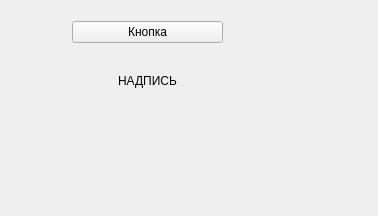
<?xml version="1.0" encoding="UTF-8"?>
<ui version="4.0">
 <class>MYForm</class>
 <widget class="QWidget" name="MYForm">
  <property name="geometry">
   <rect>
    <x>0</x>
    <y>0</y>
    <width>378</width>
    <height>216</height>
   </rect>
  </property>
  <property name="windowTitle">
   <string>OOOP</string>
  </property>
  <widget class="QWidget" name="">
   <property name="geometry">
    <rect>
     <x>72</x>
     <y>21</y>
     <width>151</width>
     <height>91</height>
    </rect>
   </property>
   <layout class="QVBoxLayout" name="verticalLayout">
    <item>
     <widget class="QPushButton" name="pushButton">
      <property name="layoutDirection">
       <enum>Qt::RightToLeft</enum>
      </property>
      <property name="text">
       <string>Кнопка</string>
      </property>
     </widget>
    </item>
    <item>
     <widget class="QLabel" name="label">
      <property name="text">
       <string>НАДПИСЬ</string>
      </property>
      <property name="alignment">
       <set>Qt::AlignCenter</set>
      </property>
     </widget>
    </item>
   </layout>
  </widget>
 </widget>
 <resources/>
 <connections/>
</ui>
